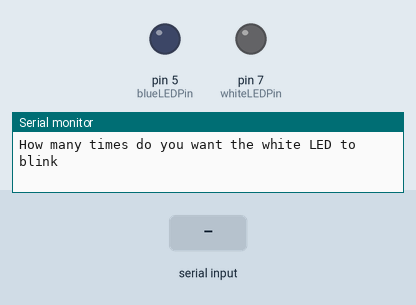
Simulated run of this sketch. Board: Arduino Uno, built with avr-gcc and run on an emulated ATmega328P. Shown: output pins drawn as LEDs (lit = HIGH), the last lines printed to the serial monitor. Dashed ring = blinking. The inputs (shaded band) are chosen by the test bench.

Above: at 1.2 s.
1.3 s: "90,45\n" received over Serial
At 1.53 s:
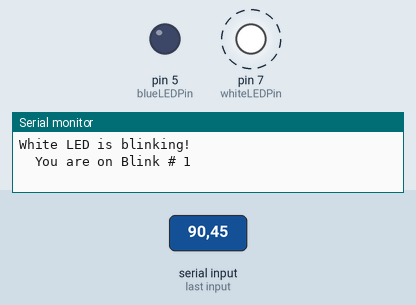
Timing chart, 0 to 10.3 s (numbered marks = the images above; inputs shaded):
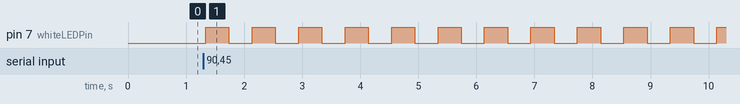

Measured:
- after the input at 1.3 s, pin 7 (whiteLEDPin): alternates HIGH for 0.40 s and LOW for 0.40 s, starting at once

The sketch:

led_26.ino
```cpp
int whiteLEDPin=7;
int blueLEDPin=5;                        // Working with string

int whiteOnTime=400;
int whiteOffTime=400;

int blueOnTime=400;
int blueOffTime=400;

int numwhiteBlink;
int numblueBlink;

String whiteMessage="White LED is blinking!";   //Declaring string variable
String blueMessage="Blue LED is blinking!";


void setup() {
  Serial.begin(9600);

  pinMode(whiteLEDPin, OUTPUT);
  pinMode(blueLEDPin, OUTPUT);

}

void loop() {
  {

  Serial.println("How many times do you want the white LED to blink");  // Prompt user for input
  while (Serial.available( )==0){ }               // Wait for user input
  numwhiteBlink = Serial.parseInt();              // Read user's input

  Serial.println("How many times do you want the white LED to blink");  // Prompt user for input
  while (Serial.available( )==0){ }               // Wait for user input
  numwhiteBlink = Serial.parseInt( );
  }

  Serial.println(whiteMessage);  //Printing what's happening
  for (int j=1; j<=numwhiteBlink; j=j+1) {
  Serial.print("  You are on Blink # ");   //Printing character before j
  Serial.println(j);
  digitalWrite(whiteLEDPin, HIGH);
  delay(whiteOnTime);
  digitalWrite(whiteLEDPin, LOW);
  delay(whiteOffTime);
  }

  Serial.println(" ");   //Print blank line

  Serial.println(blueMessage);
  for (int j=1; j<=numblueBlink; j=j+1) {
  Serial.print("  You are on Blink # ");
  Serial.println(j);
  digitalWrite(blueLEDPin, HIGH);
  delay(blueOnTime);
  digitalWrite(blueLEDPin, LOW);
  delay(blueOffTime);
  }
  Serial.println(" ");

}
```
